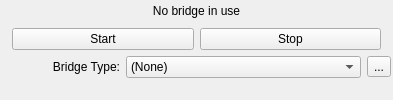
               <widget class="QWidget" name="toolBox_alsaaudio">
                <property name="geometry">
                 <rect>
                  <x>0</x>
                  <y>0</y>
                  <width>393</width>
                  <height>100</height>
                 </rect>
                </property>
                <attribute name="label">
                 <string>ALSA Audio</string>
                </attribute>
                <layout class="QVBoxLayout" name="verticalLayout_18">
                 <property name="leftMargin">
                  <number>2</number>
                 </property>
                 <property name="topMargin">
                  <number>0</number>
                 </property>
                 <property name="rightMargin">
                  <number>2</number>
                 </property>
                 <property name="bottomMargin">
                  <number>2</number>
                 </property>
                 <item>
                  <widget class="QLabel" name="label_bridge_alsa">
                   <property name="text">
                    <string>No bridge in use</string>
                   </property>
                   <property name="alignment">
                    <set>Qt::AlignCenter</set>
                   </property>
                  </widget>
                 </item>
                 <item>
                  <layout class="QHBoxLayout" name="horizontalLayout_8">
                   <item>
                    <spacer name="horizontalSpacer_5">
                     <property name="orientation">
                      <enum>Qt::Horizontal</enum>
                     </property>
                     <property name="sizeType">
                      <enum>QSizePolicy::Fixed</enum>
                     </property>
                     <property name="sizeHint" stdset="0">
                      <size>
                       <width>10</width>
                       <height>20</height>
                      </size>
                     </property>
                    </spacer>
                   </item>
                   <item>
                    <widget class="QPushButton" name="b_alsa_start">
                     <property name="text">
                      <string>Start</string>
                     </property>
                    </widget>
                   </item>
                   <item>
                    <widget class="QPushButton" name="b_alsa_stop">
                     <property name="text">
                      <string>Stop</string>
                     </property>
                    </widget>
                   </item>
                   <item>
                    <spacer name="horizontalSpacer_6">
                     <property name="orientation">
                      <enum>Qt::Horizontal</enum>
                     </property>
                     <property name="sizeType">
                      <enum>QSizePolicy::Fixed</enum>
                     </property>
                     <property name="sizeHint" stdset="0">
                      <size>
                       <width>10</width>
                       <height>20</height>
                      </size>
                     </property>
                    </spacer>
                   </item>
                  </layout>
                 </item>
                 <item>
                  <layout class="QHBoxLayout" name="horizontalLayout_7">
                   <item>
                    <widget class="QLabel" name="label">
                     <property name="text">
                      <string>Bridge Type:</string>
                     </property>
                     <property name="alignment">
                      <set>Qt::AlignRight|Qt::AlignTrailing|Qt::AlignVCenter</set>
                     </property>
                    </widget>
                   </item>
                   <item>
                    <widget class="QComboBox" name="cb_alsa_type">
                     <item>
                      <property name="text">
                       <string>(None)</string>
                      </property>
                     </item>
                     <item>
                      <property name="text">
                       <string>ALSA -&gt; Loop -&gt; JACK</string>
                      </property>
                     </item>
                     <item>
                      <property name="text">
                       <string>ALSA -&gt; JACK (Plugin)</string>
                      </property>
                     </item>
                     <item>
                      <property name="text">
                       <string>ALSA -&gt; PulseAudio -&gt; JACK (Plugin)</string>
                      </property>
                     </item>
                    </widget>
                   </item>
                   <item>
                    <widget class="QToolButton" name="tb_alsa_options">
                     <property name="text">
                      <string>...</string>
                     </property>
                    </widget>
                   </item>
                  </layout>
                 </item>
                 <item>
                  <spacer name="verticalSpacer_14">
                   <property name="orientation">
                    <enum>Qt::Vertical</enum>
                   </property>
                   <property name="sizeType">
                    <enum>QSizePolicy::Preferred</enum>
                   </property>
                   <property name="sizeHint" stdset="0">
                    <size>
                     <width>20</width>
                     <height>20</height>
                    </size>
                   </property>
                  </spacer>
                 </item>
                </layout>
               </widget>
